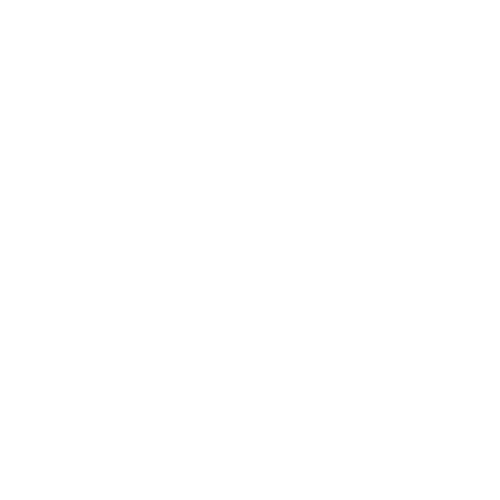
Frame 1 (no input)
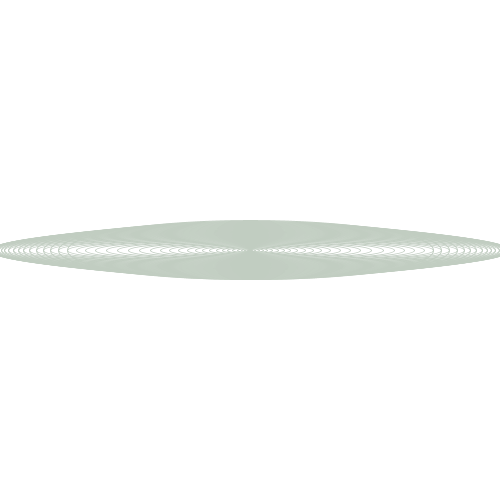
Frame 60 (the mouse pressed at the canvas centre just before this capture)
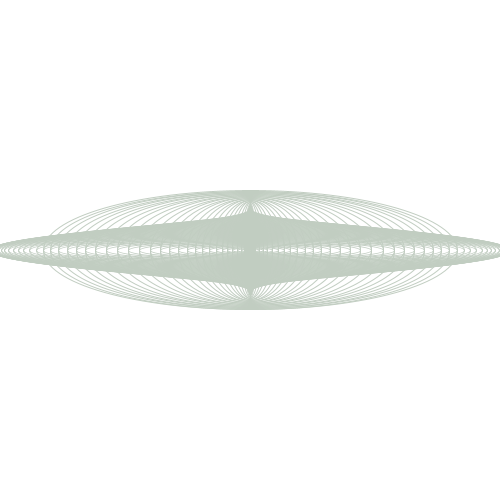
Frame 120 (the mouse held since frame 60 and released just before this capture)

The Processing sketch that drew these frames (run headless with seeded random() and noise(); from frame 60 on, the mouse is pressed at the canvas centre):

// Processing sketch: processing_70279
// ── processing_70279.pde

//Aaron L., Animation, CP1, Mods 4-5
int x = 0;
int y = 0;
int xChange = 5;
void setup()
{
  size(500, 500);
  background(255);
  noFill();
  stroke(193, 205, 193);
}
void draw()
{
  ellipse(250, 250, x, y);
  x = x + xChange;
  y = y + 1; 
  if (x < 250)
    xChange = xChange + 1; 
  if (x>250)
    xChange = xChange - 1;
  }
